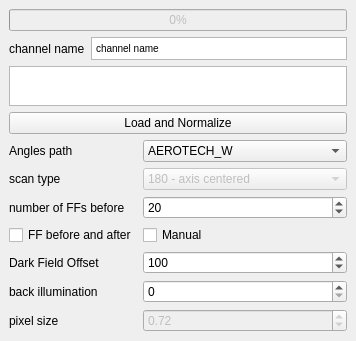
  <widget class="QDockWidget" name="Load">
   <property name="windowTitle">
    <string>Load</string>
   </property>
   <attribute name="dockWidgetArea">
    <number>1</number>
   </attribute>
   <widget class="QWidget" name="dockWidgetContents">
    <layout class="QGridLayout" name="gridLayout_2">
     <item row="6" column="1">
      <widget class="QSpinBox" name="spinBox_DF">
       <property name="sizePolicy">
        <sizepolicy hsizetype="Minimum" vsizetype="Preferred">
         <horstretch>0</horstretch>
         <verstretch>0</verstretch>
        </sizepolicy>
       </property>
       <property name="toolTip">
        <string>&lt;html&gt;&lt;head/&gt;&lt;body&gt;&lt;p&gt;Subtracts this value from both, projection and flat field, before dividing them&lt;/p&gt;&lt;/body&gt;&lt;/html&gt;</string>
       </property>
       <property name="maximum">
        <number>65535</number>
       </property>
       <property name="value">
        <number>100</number>
       </property>
      </widget>
     </item>
     <item row="7" column="1">
      <widget class="QSpinBox" name="spinBox_back_illumination">
       <property name="sizePolicy">
        <sizepolicy hsizetype="Minimum" vsizetype="Preferred">
         <horstretch>0</horstretch>
         <verstretch>0</verstretch>
        </sizepolicy>
       </property>
       <property name="toolTip">
        <string>&lt;html&gt;&lt;head/&gt;&lt;body&gt;&lt;p&gt;will be subtracted from the FFs only&lt;/p&gt;&lt;/body&gt;&lt;/html&gt;</string>
       </property>
       <property name="maximum">
        <number>65535</number>
       </property>
      </widget>
     </item>
     <item row="4" column="0">
      <widget class="QLabel" name="label_2">
       <property name="sizePolicy">
        <sizepolicy hsizetype="Fixed" vsizetype="Preferred">
         <horstretch>0</horstretch>
         <verstretch>0</verstretch>
        </sizepolicy>
       </property>
       <property name="text">
        <string>number of FFs before</string>
       </property>
      </widget>
     </item>
     <item row="0" column="0" colspan="2">
      <widget class="QProgressBar" name="progressBar">
       <property name="enabled">
        <bool>false</bool>
       </property>
       <property name="sizePolicy">
        <sizepolicy hsizetype="Minimum" vsizetype="Preferred">
         <horstretch>0</horstretch>
         <verstretch>0</verstretch>
        </sizepolicy>
       </property>
       <property name="value">
        <number>0</number>
       </property>
      </widget>
     </item>
     <item row="5" column="1">
      <widget class="QCheckBox" name="manual_selection_checkbox">
       <property name="text">
        <string>Manual</string>
       </property>
      </widget>
     </item>
     <item row="1" column="0" colspan="2">
      <layout class="QGridLayout" name="gridLayout_4">
       <item row="0" column="0">
        <widget class="QLabel" name="label_17">
         <property name="text">
          <string>channel name</string>
         </property>
        </widget>
       </item>
       <item row="0" column="1">
        <widget class="QTextBrowser" name="Qchannel_name">
         <property name="enabled">
          <bool>true</bool>
         </property>
         <property name="maximumSize">
          <size>
           <width>16777215</width>
           <height>23</height>
          </size>
         </property>
         <property name="html">
          <string>&lt;!DOCTYPE HTML PUBLIC &quot;-//W3C//DTD HTML 4.0//EN&quot; &quot;http://www.w3.org/TR/REC-html40/strict.dtd&quot;&gt;
&lt;html&gt;&lt;head&gt;&lt;meta name=&quot;qrichtext&quot; content=&quot;1&quot; /&gt;&lt;meta charset=&quot;utf-8&quot; /&gt;&lt;style type=&quot;text/css&quot;&gt;
p, li { white-space: pre-wrap; }
hr { height: 1px; border-width: 0; }
li.unchecked::marker { content: &quot;\2610&quot;; }
li.checked::marker { content: &quot;\2612&quot;; }
&lt;/style&gt;&lt;/head&gt;&lt;body style=&quot; font-family:'Noto Sans'; font-size:10pt; font-weight:400; font-style:normal;&quot;&gt;
&lt;p style=&quot; margin-top:0px; margin-bottom:0px; margin-left:0px; margin-right:0px; -qt-block-indent:0; text-indent:0px;&quot;&gt;&lt;span style=&quot; font-family:'MS Shell Dlg 2'; font-size:7.8pt;&quot;&gt;channel name&lt;/span&gt;&lt;/p&gt;&lt;/body&gt;&lt;/html&gt;</string>
         </property>
        </widget>
       </item>
       <item row="1" column="0" colspan="2">
        <widget class="QTextBrowser" name="Sample">
         <property name="maximumSize">
          <size>
           <width>16777215</width>
           <height>40</height>
          </size>
         </property>
         <property name="toolTip">
          <string>&lt;!DOCTYPE HTML PUBLIC &quot;-//W3C//DTD HTML 4.0//EN&quot; &quot;http://www.w3.org/TR/REC-html40/strict.dtd&quot;&gt;
&lt;html&gt;&lt;head&gt;&lt;meta name=&quot;qrichtext&quot; content=&quot;1&quot; /&gt;&lt;style type=&quot;text/css&quot;&gt;
p, li { white-space: pre-wrap; }
&lt;/style&gt;&lt;/head&gt;&lt;body style=&quot; font-family:'MS Shell Dlg 2'; font-size:7.8pt; font-weight:400; font-style:normal;&quot;&gt;
&lt;pre style=&quot; margin-top:12px; margin-bottom:12px; margin-left:0px; margin-right:0px; -qt-block-indent:0; text-indent:0px; background-color:#ffffff;&quot;&gt;&lt;span style=&quot; font-family:'Courier New'; background-color:#ffffff;&quot;&gt;Open ImageJ-PlugIn: EPICS AREA DETECTOR, &lt;/span&gt;&lt;/pre&gt;
&lt;pre style=&quot; margin-top:12px; margin-bottom:12px; margin-left:0px; margin-right:0px; -qt-block-indent:0; text-indent:0px; background-color:#ffffff;&quot;&gt;&lt;span style=&quot; font-family:'Courier New'; background-color:#ffffff;&quot;&gt;NTNDA-Viewer and look for the channel:&lt;/span&gt;&lt;/pre&gt;
&lt;pre style=&quot; margin-top:12px; margin-bottom:12px; margin-left:0px; margin-right:0px; -qt-block-indent:0; text-indent:0px; background-color:#ffffff;&quot;&gt;&lt;span style=&quot; font-family:'JetBrains Mono,monospace'; color:#000000;&quot;&gt;&amp;quot;BAMline:CTReco&amp;quot;&lt;/span&gt;&lt;/pre&gt;&lt;/body&gt;&lt;/html&gt;</string>
         </property>
         <property name="autoFillBackground">
          <bool>false</bool>
         </property>
         <property name="frameShape">
          <enum>QFrame::StyledPanel</enum>
         </property>
         <property name="frameShadow">
          <enum>QFrame::Sunken</enum>
         </property>
         <property name="lineWidth">
          <number>1</number>
         </property>
        </widget>
       </item>
       <item row="2" column="0" colspan="2">
        <widget class="QPushButton" name="pushLoad">
         <property name="sizePolicy">
          <sizepolicy hsizetype="Minimum" vsizetype="Preferred">
           <horstretch>0</horstretch>
           <verstretch>0</verstretch>
          </sizepolicy>
         </property>
         <property name="text">
          <string>Load and Normalize</string>
         </property>
        </widget>
       </item>
      </layout>
     </item>
     <item row="8" column="0">
      <widget class="QLabel" name="label_14">
       <property name="text">
        <string>pixel size</string>
       </property>
      </widget>
     </item>
     <item row="6" column="0">
      <widget class="QLabel" name="label_10">
       <property name="sizePolicy">
        <sizepolicy hsizetype="Fixed" vsizetype="Preferred">
         <horstretch>0</horstretch>
         <verstretch>0</verstretch>
        </sizepolicy>
       </property>
       <property name="toolTip">
        <string>&lt;html&gt;&lt;head/&gt;&lt;body&gt;&lt;p&gt;Subtracts this value from both, projection and flat field, before dividing them&lt;/p&gt;&lt;/body&gt;&lt;/html&gt;</string>
       </property>
       <property name="text">
        <string>Dark Field Offset</string>
       </property>
      </widget>
     </item>
     <item row="4" column="1">
      <widget class="QSpinBox" name="spinBox_number_FFs">
       <property name="sizePolicy">
        <sizepolicy hsizetype="Minimum" vsizetype="Preferred">
         <horstretch>0</horstretch>
         <verstretch>0</verstretch>
        </sizepolicy>
       </property>
       <property name="maximum">
        <number>5000</number>
       </property>
       <property name="value">
        <number>20</number>
       </property>
      </widget>
     </item>
     <item row="8" column="1">
      <widget class="QDoubleSpinBox" name="pixel_size">
       <property name="enabled">
        <bool>false</bool>
       </property>
       <property name="sizePolicy">
        <sizepolicy hsizetype="Minimum" vsizetype="Preferred">
         <horstretch>0</horstretch>
         <verstretch>0</verstretch>
        </sizepolicy>
       </property>
       <property name="singleStep">
        <double>0.010000000000000</double>
       </property>
       <property name="value">
        <double>0.720000000000000</double>
       </property>
      </widget>
     </item>
     <item row="5" column="0">
      <widget class="QCheckBox" name="FF_before_after_checkbox">
       <property name="text">
        <string>FF before and after</string>
       </property>
      </widget>
     </item>
     <item row="7" column="0">
      <widget class="QLabel" name="label_13">
       <property name="text">
        <string>back illumination</string>
       </property>
      </widget>
     </item>
     <item row="3" column="1">
      <widget class="QComboBox" name="comboBox_180_360">
       <property name="enabled">
        <bool>false</bool>
       </property>
       <item>
        <property name="text">
         <string>180 - axis centered</string>
        </property>
       </item>
       <item>
        <property name="text">
         <string>360 - axis left</string>
        </property>
       </item>
       <item>
        <property name="text">
         <string>360 - axis right</string>
        </property>
       </item>
      </widget>
     </item>
     <item row="3" column="0">
      <widget class="QLabel" name="label_18">
       <property name="text">
        <string>scan type</string>
       </property>
      </widget>
     </item>
     <item row="2" column="0">
      <widget class="QLabel" name="label_25">
       <property name="text">
        <string>Angles path</string>
       </property>
      </widget>
     </item>
     <item row="2" column="1">
      <widget class="QComboBox" name="angle_directory_combobox">
       <item>
        <property name="text">
         <string>AEROTECH_W</string>
        </property>
       </item>
       <item>
        <property name="text">
         <string>SAMPLE_MICOS_W1</string>
        </property>
       </item>
       <item>
        <property name="text">
         <string>SAMPLE_MICOS_W2</string>
        </property>
       </item>
       <item>
        <property name="text">
         <string>SAMPLE_W</string>
        </property>
       </item>
       <item>
        <property name="text">
         <string>SAMPLE_HUBER_W</string>
        </property>
       </item>
      </widget>
     </item>
    </layout>
   </widget>
  </widget>
